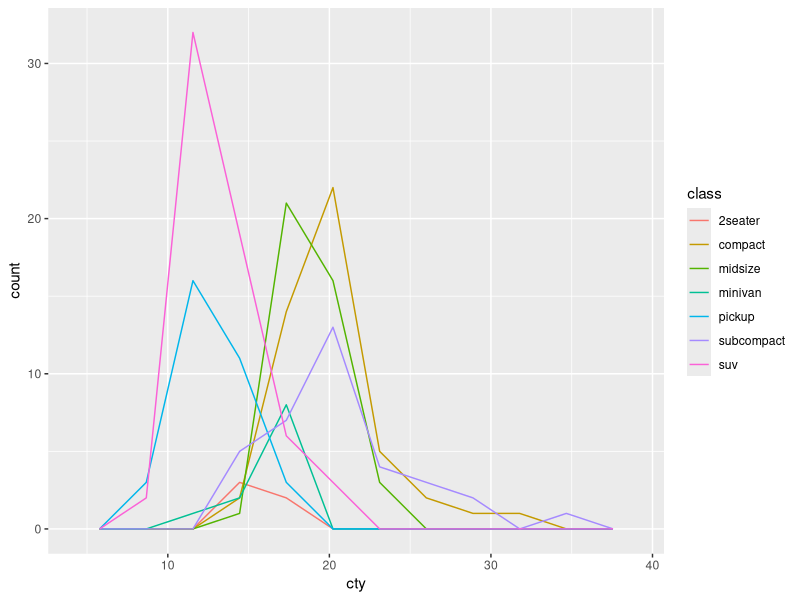
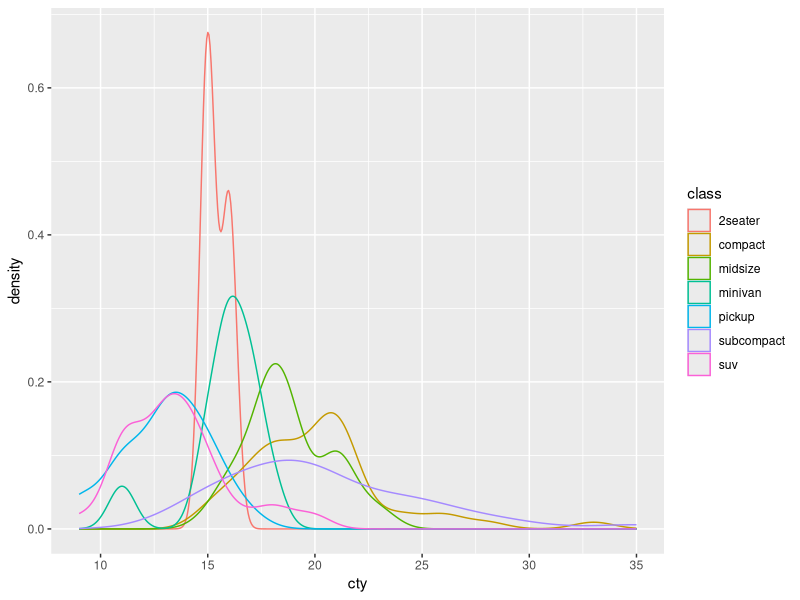
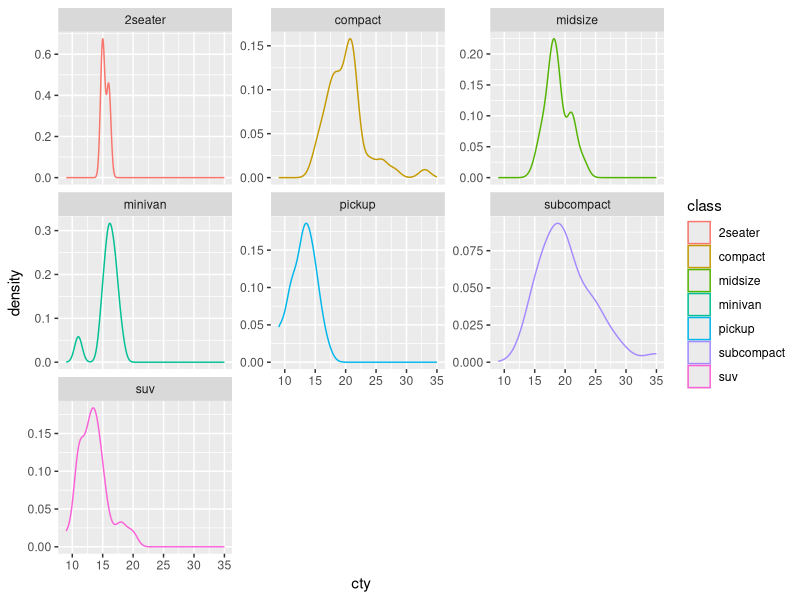
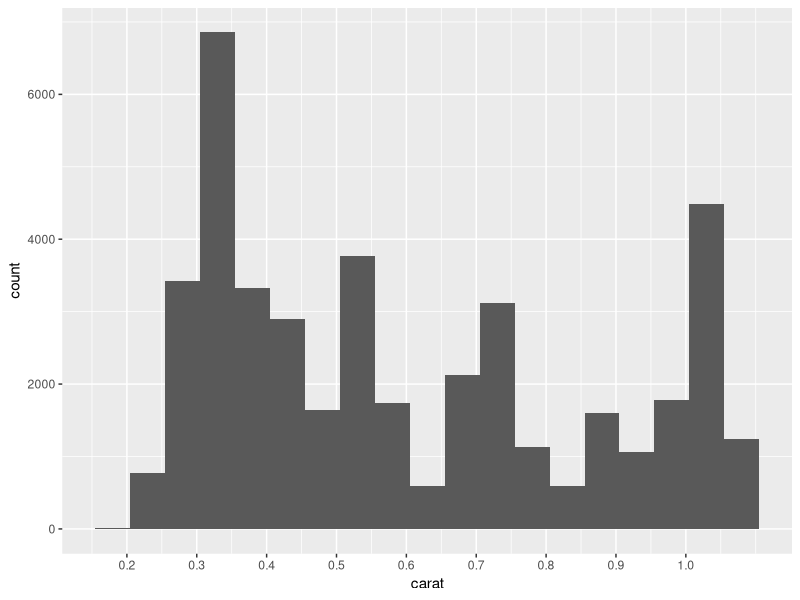

These charts were generated, in order, by the following R code:
## ---- chunk 1
# knitr options
knitr::opts_chunk$set(echo = TRUE)
## ---- chunk 2
library(tidyverse)

## ---- chunk 3
## NOTE: No need to modify
mpg %>%
  ggplot(aes(cty, color = class)) +
  geom_freqpoly(bins = 10)
## ---- chunk 4
## NOTE: No need to modify
mpg %>%
  ggplot(aes(cty, color = class)) +
  geom_density()
## ---- chunk 5
mpg %>%
  ggplot(aes(cty, color = class)) +
  geom_density() +
  facet_wrap(~class, scales = "free_y")
## ---- chunk 6
## TODO: Run this chunk; play with differnet bin widths
diamonds %>%
  filter(carat < 1.1) %>%

  ggplot(aes(carat)) +
  geom_histogram(binwidth = 0.05, boundary = 0.005) +
  scale_x_continuous(
    breaks = seq(0, 1, by = 0.1)

  )
